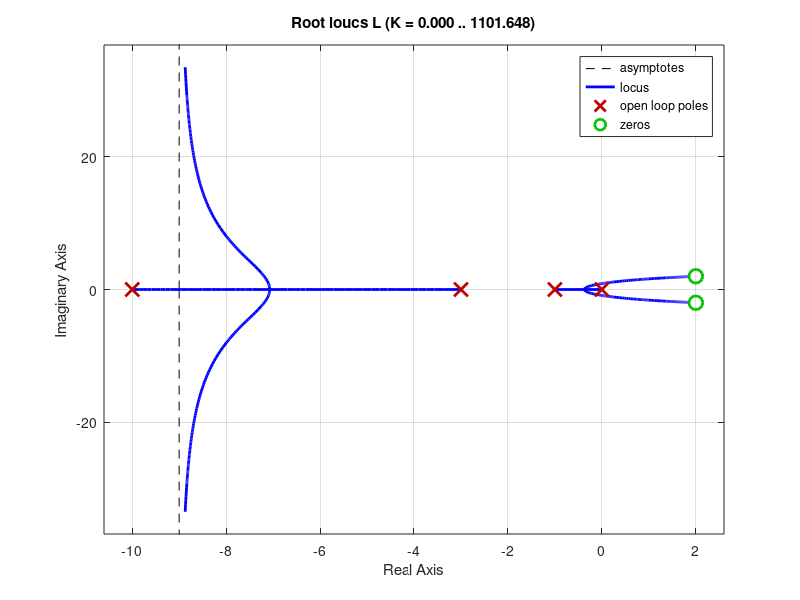

This figure's MATLAB source: (Note: this script raises an error after producing the figure.)
clear; close all;
%% Setup the system
s = tf('s');
Gp = (s^2-4*s+8)/(s*(s+1)*(s+3));
G_sens = 1/(s+10);
L = Gp*G_sens;
%% Rootlocus plot
%rltool(L);
rlocus(L);
%% Solve for break in point
p = conv([4 42 86 30],[1 -4 8]) - conv([2 -4],[1 14 43 30 0]);
r = roots(p);
%% Part d)
Kcu = 4.69;
k = 0.01:0.01:Kcu;
r1 = zeros(length(k),1);
for i = 1:length(k)
    G = Gp*G_sens;
    sys = k(i)*G/(1+k(i)*G);
    S = stepinfo(sys);
    r1(i) = S.SettlingTime;
end
[val,loc] = min(r1);
Kc = k(loc);
%% Part e)
Lnew = tf([1 -4 8],([1 14 43 30 0 0]+Kc*[0 0 1 -4 8 0]));
figure;
rlocusplot(Lnew);
